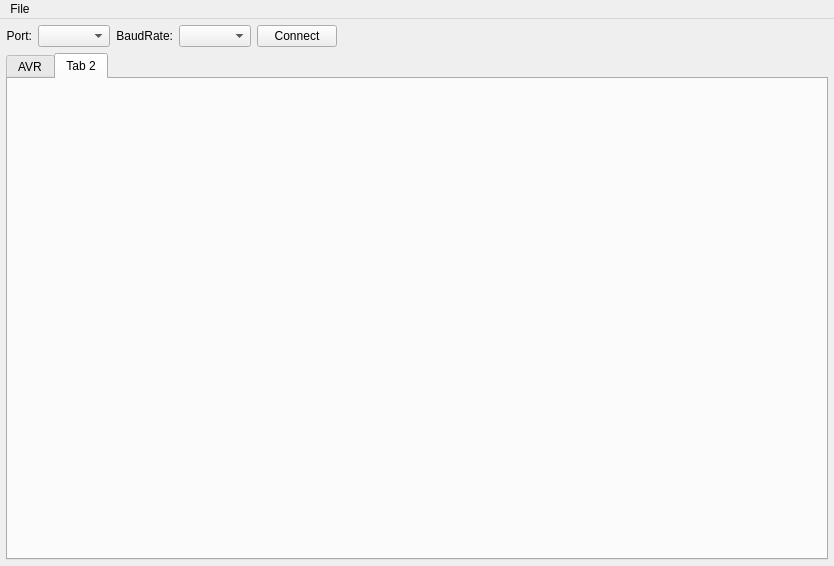
<?xml version="1.0" encoding="UTF-8"?>
<ui version="4.0">
 <class>MainWindow</class>
 <widget class="QMainWindow" name="MainWindow">
  <property name="geometry">
   <rect>
    <x>0</x>
    <y>0</y>
    <width>834</width>
    <height>566</height>
   </rect>
  </property>
  <property name="sizePolicy">
   <sizepolicy hsizetype="Preferred" vsizetype="Preferred">
    <horstretch>0</horstretch>
    <verstretch>0</verstretch>
   </sizepolicy>
  </property>
  <property name="windowTitle">
   <string>MainWindow</string>
  </property>
  <widget class="QWidget" name="centralWidget">
   <layout class="QVBoxLayout" name="verticalLayout_2" stretch="1,10">
    <property name="spacing">
     <number>6</number>
    </property>
    <property name="leftMargin">
     <number>6</number>
    </property>
    <property name="topMargin">
     <number>6</number>
    </property>
    <property name="rightMargin">
     <number>6</number>
    </property>
    <property name="bottomMargin">
     <number>6</number>
    </property>
    <item>
     <layout class="QHBoxLayout" name="horizontalLayout_4" stretch="0,0,0,0,0,0">
      <property name="spacing">
       <number>6</number>
      </property>
      <property name="sizeConstraint">
       <enum>QLayout::SetDefaultConstraint</enum>
      </property>
      <property name="topMargin">
       <number>0</number>
      </property>
      <property name="rightMargin">
       <number>0</number>
      </property>
      <item>
       <widget class="QLabel" name="label">
        <property name="text">
         <string>Port:</string>
        </property>
        <property name="alignment">
         <set>Qt::AlignRight|Qt::AlignTrailing|Qt::AlignVCenter</set>
        </property>
       </widget>
      </item>
      <item>
       <widget class="QComboBox" name="comboBoxPort"/>
      </item>
      <item>
       <widget class="QLabel" name="label_2">
        <property name="text">
         <string>BaudRate:</string>
        </property>
        <property name="alignment">
         <set>Qt::AlignRight|Qt::AlignTrailing|Qt::AlignVCenter</set>
        </property>
       </widget>
      </item>
      <item>
       <widget class="QComboBox" name="comboBoxBaudRate"/>
      </item>
      <item>
       <widget class="QPushButton" name="btnConnect">
        <property name="text">
         <string>Connect</string>
        </property>
       </widget>
      </item>
      <item>
       <spacer name="horizontalSpacer_2">
        <property name="orientation">
         <enum>Qt::Horizontal</enum>
        </property>
        <property name="sizeType">
         <enum>QSizePolicy::Expanding</enum>
        </property>
        <property name="sizeHint" stdset="0">
         <size>
          <width>40</width>
          <height>20</height>
         </size>
        </property>
       </spacer>
      </item>
     </layout>
    </item>
    <item>
     <widget class="QTabWidget" name="tabWidget">
      <property name="sizePolicy">
       <sizepolicy hsizetype="Preferred" vsizetype="Preferred">
        <horstretch>0</horstretch>
        <verstretch>0</verstretch>
       </sizepolicy>
      </property>
      <property name="currentIndex">
       <number>1</number>
      </property>
      <widget class="QWidget" name="tabAvr">
       <attribute name="title">
        <string>AVR</string>
       </attribute>
       <layout class="QVBoxLayout" name="verticalLayout_3">
        <property name="spacing">
         <number>6</number>
        </property>
        <property name="sizeConstraint">
         <enum>QLayout::SetDefaultConstraint</enum>
        </property>
        <property name="leftMargin">
         <number>0</number>
        </property>
        <property name="topMargin">
         <number>0</number>
        </property>
        <property name="rightMargin">
         <number>0</number>
        </property>
        <property name="bottomMargin">
         <number>0</number>
        </property>
       </layout>
      </widget>
      <widget class="QWidget" name="tab_2">
       <attribute name="title">
        <string>Tab 2</string>
       </attribute>
       <layout class="QVBoxLayout" name="verticalLayout">
        <property name="leftMargin">
         <number>0</number>
        </property>
        <property name="topMargin">
         <number>0</number>
        </property>
        <property name="rightMargin">
         <number>0</number>
        </property>
        <property name="bottomMargin">
         <number>0</number>
        </property>
       </layout>
      </widget>
     </widget>
    </item>
   </layout>
  </widget>
  <widget class="QMenuBar" name="menuBar">
   <property name="geometry">
    <rect>
     <x>0</x>
     <y>0</y>
     <width>834</width>
     <height>21</height>
    </rect>
   </property>
   <widget class="QMenu" name="menuFile">
    <property name="title">
     <string>File</string>
    </property>
   </widget>
   <addaction name="menuFile"/>
  </widget>
  <action name="menuActionExit">
   <property name="text">
    <string>Exit</string>
   </property>
  </action>
 </widget>
 <resources/>
 <connections/>
</ui>
